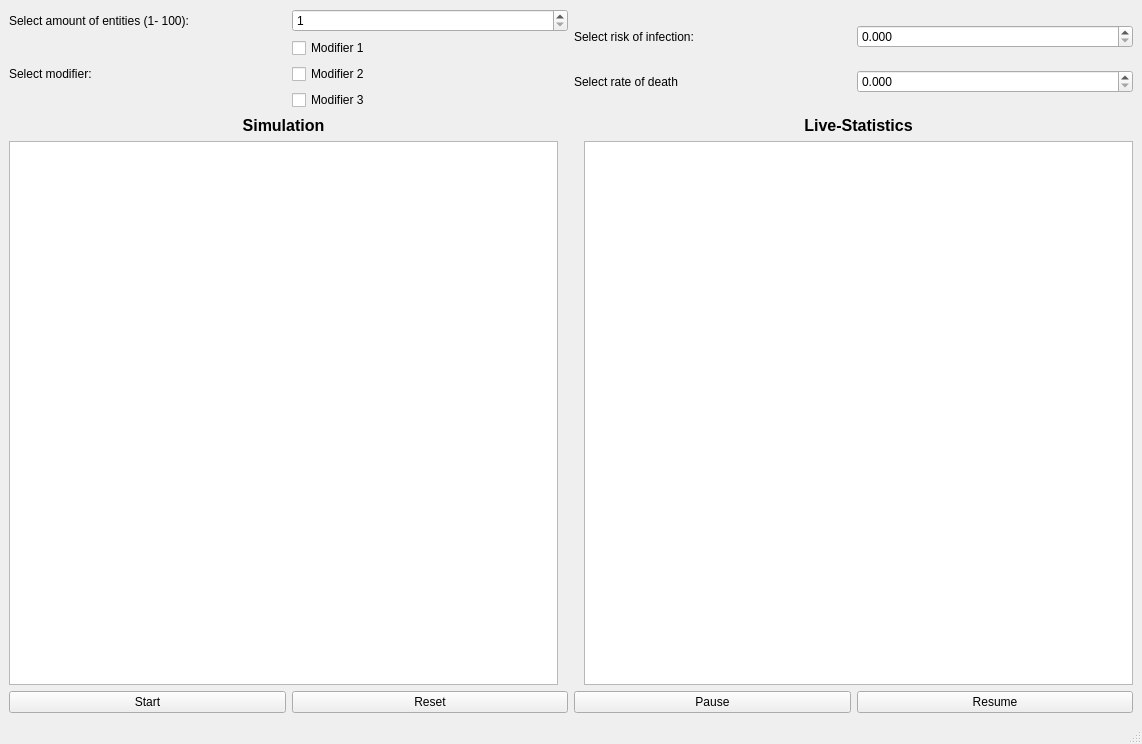
<?xml version="1.0" encoding="UTF-8"?>
<ui version="4.0">
 <class>MainWindow</class>
 <widget class="QMainWindow" name="MainWindow">
  <property name="geometry">
   <rect>
    <x>0</x>
    <y>0</y>
    <width>1142</width>
    <height>744</height>
   </rect>
  </property>
  <property name="windowTitle">
   <string>MainWindow</string>
  </property>
  <widget class="QWidget" name="centralwidget">
   <layout class="QVBoxLayout" name="verticalLayout_2">
    <item>
     <layout class="QVBoxLayout" name="verticalLayout">
      <item>
       <layout class="QHBoxLayout" name="horizontalLayout_2">
        <item>
         <layout class="QVBoxLayout" name="verticalLayout_4">
          <item>
           <layout class="QHBoxLayout" name="horizontalLayout_5">
            <item>
             <widget class="QLabel" name="label">
              <property name="text">
               <string>Select amount of entities (1- 100): </string>
              </property>
             </widget>
            </item>
            <item>
             <widget class="QSpinBox" name="entitiesSpinBox">
              <property name="minimum">
               <number>1</number>
              </property>
              <property name="maximum">
               <number>100</number>
              </property>
              <property name="displayIntegerBase">
               <number>10</number>
              </property>
             </widget>
            </item>
           </layout>
          </item>
          <item>
           <layout class="QHBoxLayout" name="horizontalLayout_6">
            <item>
             <widget class="QLabel" name="label_4">
              <property name="text">
               <string>Select modifier:</string>
              </property>
             </widget>
            </item>
            <item>
             <layout class="QVBoxLayout" name="verticalLayout_5">
              <item>
               <widget class="QCheckBox" name="checkBox">
                <property name="text">
                 <string>Modifier 1</string>
                </property>
               </widget>
              </item>
              <item>
               <widget class="QCheckBox" name="checkBox_2">
                <property name="text">
                 <string>Modifier 2</string>
                </property>
               </widget>
              </item>
              <item>
               <widget class="QCheckBox" name="checkBox_3">
                <property name="text">
                 <string>Modifier 3</string>
                </property>
               </widget>
              </item>
             </layout>
            </item>
           </layout>
          </item>
         </layout>
        </item>
        <item>
         <layout class="QVBoxLayout" name="verticalLayout_3">
          <item>
           <layout class="QHBoxLayout" name="horizontalLayout_3">
            <item>
             <widget class="QLabel" name="label_2">
              <property name="text">
               <string>Select risk of infection: </string>
              </property>
             </widget>
            </item>
            <item>
             <widget class="QDoubleSpinBox" name="riskOfInfSpinBox">
              <property name="decimals">
               <number>3</number>
              </property>
              <property name="maximum">
               <double>1.000000000000000</double>
              </property>
              <property name="singleStep">
               <double>0.010000000000000</double>
              </property>
              <property name="value">
               <double>0.000000000000000</double>
              </property>
             </widget>
            </item>
           </layout>
          </item>
          <item>
           <layout class="QHBoxLayout" name="horizontalLayout_4">
            <item>
             <widget class="QLabel" name="label_3">
              <property name="text">
               <string>Select rate of death</string>
              </property>
             </widget>
            </item>
            <item>
             <widget class="QDoubleSpinBox" name="rateOfDeathSpinBox">
              <property name="decimals">
               <number>3</number>
              </property>
              <property name="maximum">
               <double>1.000000000000000</double>
              </property>
              <property name="singleStep">
               <double>0.010000000000000</double>
              </property>
             </widget>
            </item>
           </layout>
          </item>
         </layout>
        </item>
       </layout>
      </item>
      <item>
       <layout class="QHBoxLayout" name="horizontalLayout_7">
        <item>
         <layout class="QVBoxLayout" name="verticalLayout_13">
          <property name="rightMargin">
           <number>10</number>
          </property>
          <item>
           <widget class="QLabel" name="label_5">
            <property name="font">
             <font>
              <pointsize>12</pointsize>
              <weight>75</weight>
              <bold>true</bold>
             </font>
            </property>
            <property name="text">
             <string>Simulation</string>
            </property>
            <property name="alignment">
             <set>Qt::AlignCenter</set>
            </property>
           </widget>
          </item>
          <item>
           <widget class="QGraphicsView" name="graphicsView_2"/>
          </item>
         </layout>
        </item>
        <item>
         <layout class="QVBoxLayout" name="verticalLayout_12">
          <property name="leftMargin">
           <number>10</number>
          </property>
          <property name="rightMargin">
           <number>0</number>
          </property>
          <item>
           <widget class="QLabel" name="label_6">
            <property name="font">
             <font>
              <pointsize>12</pointsize>
              <weight>75</weight>
              <bold>true</bold>
             </font>
            </property>
            <property name="text">
             <string>Live-Statistics</string>
            </property>
            <property name="alignment">
             <set>Qt::AlignCenter</set>
            </property>
           </widget>
          </item>
          <item>
           <widget class="QGraphicsView" name="graphicsView_3"/>
          </item>
         </layout>
        </item>
       </layout>
      </item>
      <item>
       <layout class="QHBoxLayout" name="horizontalLayout_8">
        <item>
         <widget class="QPushButton" name="startSimButton">
          <property name="text">
           <string>Start</string>
          </property>
         </widget>
        </item>
        <item>
         <widget class="QPushButton" name="resetSimButton">
          <property name="text">
           <string>Reset</string>
          </property>
         </widget>
        </item>
        <item>
         <widget class="QPushButton" name="pauseSimButton">
          <property name="text">
           <string>Pause</string>
          </property>
         </widget>
        </item>
        <item>
         <widget class="QPushButton" name="resumeSimButton">
          <property name="enabled">
           <bool>true</bool>
          </property>
          <property name="text">
           <string>Resume</string>
          </property>
         </widget>
        </item>
       </layout>
      </item>
     </layout>
    </item>
   </layout>
  </widget>
  <widget class="QMenuBar" name="menubar">
   <property name="geometry">
    <rect>
     <x>0</x>
     <y>0</y>
     <width>1142</width>
     <height>21</height>
    </rect>
   </property>
  </widget>
  <widget class="QStatusBar" name="statusbar"/>
 </widget>
 <resources/>
 <connections/>
</ui>
